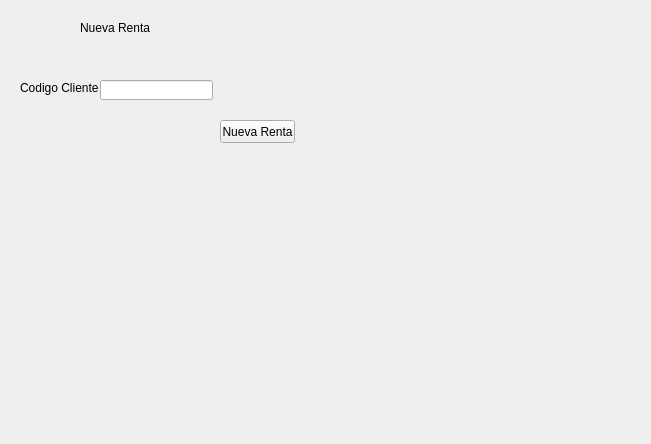
<?xml version="1.0" encoding="UTF-8"?>
<ui version="4.0">
 <class>Menu_rentas</class>
 <widget class="QStackedWidget" name="Menu_rentas">
  <property name="geometry">
   <rect>
    <x>0</x>
    <y>0</y>
    <width>651</width>
    <height>444</height>
   </rect>
  </property>
  <property name="windowTitle">
   <string>StackedWidget</string>
  </property>
  <widget class="QWidget" name="page">
   <widget class="QPushButton" name="pushButtonNuevaRenta">
    <property name="geometry">
     <rect>
      <x>220</x>
      <y>120</y>
      <width>75</width>
      <height>23</height>
     </rect>
    </property>
    <property name="text">
     <string>Nueva Renta</string>
    </property>
   </widget>
   <widget class="QLabel" name="label">
    <property name="geometry">
     <rect>
      <x>20</x>
      <y>80</y>
      <width>81</width>
      <height>16</height>
     </rect>
    </property>
    <property name="text">
     <string>Codigo Cliente</string>
    </property>
   </widget>
   <widget class="QLabel" name="label_2">
    <property name="geometry">
     <rect>
      <x>80</x>
      <y>20</y>
      <width>111</width>
      <height>16</height>
     </rect>
    </property>
    <property name="text">
     <string>Nueva Renta</string>
    </property>
   </widget>
   <widget class="QLineEdit" name="lineEditCodigoClienteParaRenta">
    <property name="geometry">
     <rect>
      <x>100</x>
      <y>80</y>
      <width>113</width>
      <height>20</height>
     </rect>
    </property>
   </widget>
  </widget>
  <widget class="QWidget" name="page"/>
 </widget>
 <resources/>
 <connections/>
</ui>
